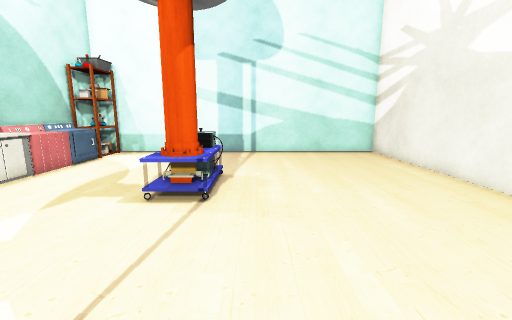
View 1 (above)

13 first-person views from a walk through a 3-D level made in the Unity game engine. The camera is 1.2 m above the floor, tilts 10° down and sees 90° across. The floor is counted in squares, 0.5 m on a side. Each view is taken from the middle of a square. On the plan, view 1 faces up. The plan holds only what a view shows up to about 17 squares ahead; the rest is blank. The place goes on beyond the plan. Some surface patterns are stand-ins.

View 2
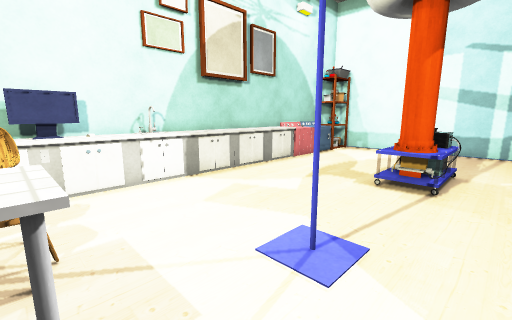

View 3
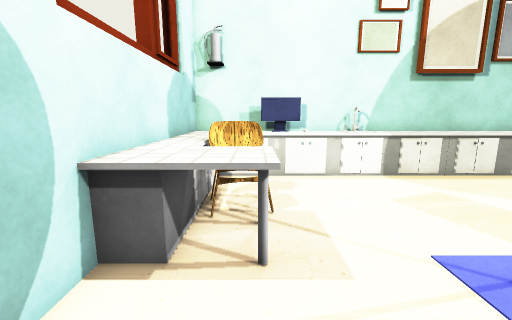

View 4
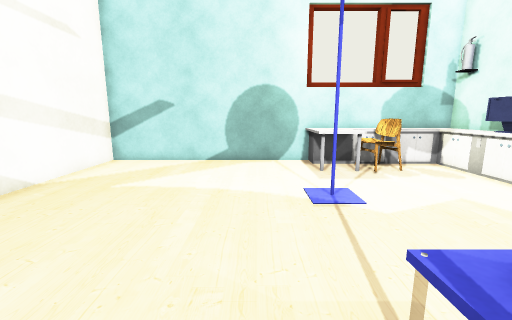

View 5
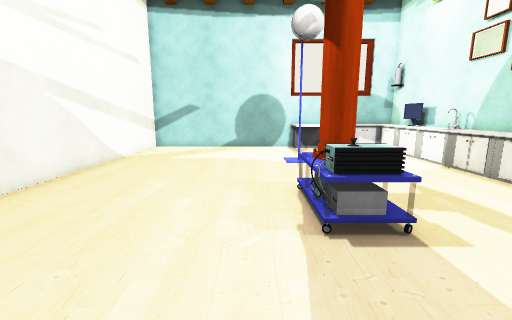

View 6
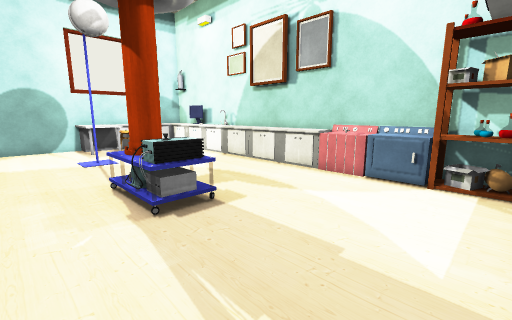

View 7
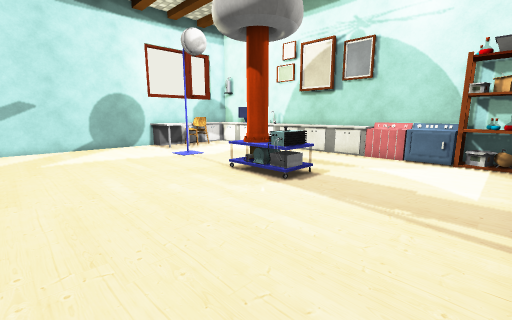

View 8
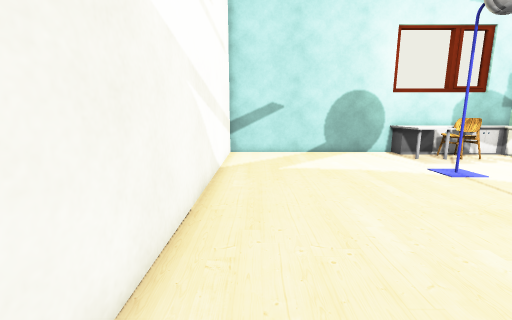

View 9
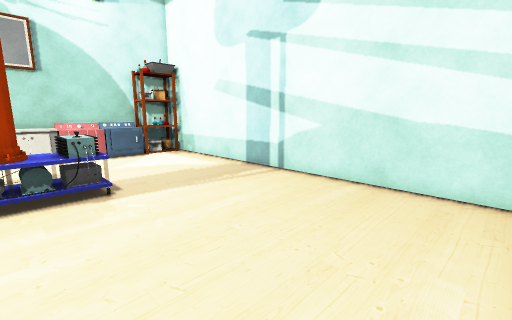

View 10
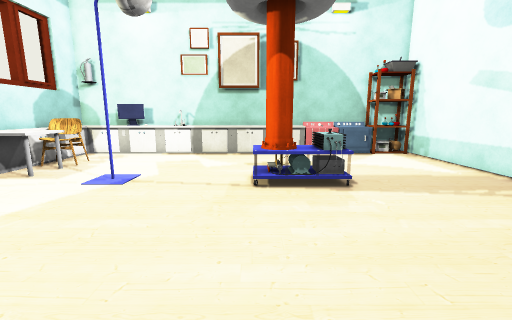

View 11
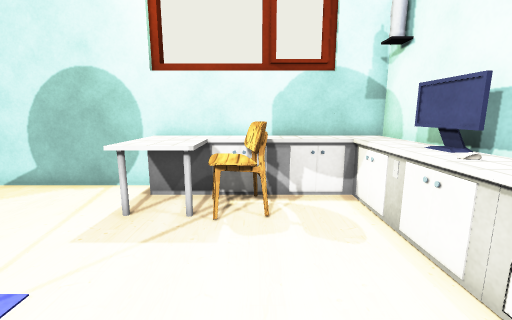

View 12
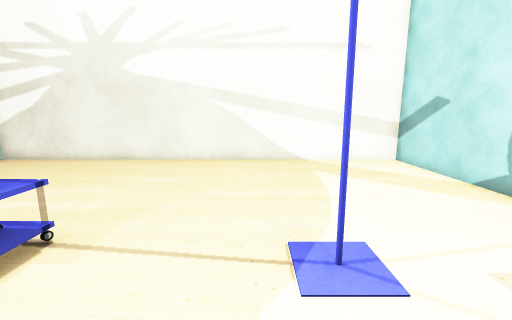

View 13
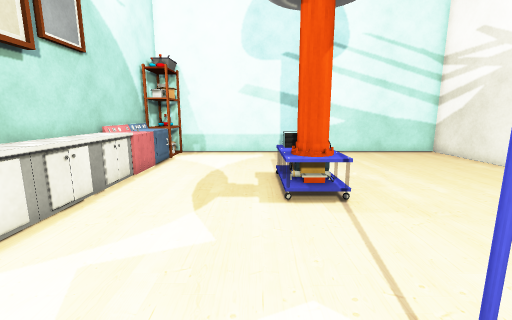

### Floor plan
Key: @ floor where view 1 was taken; # wall or solid block; . floor; S shelf; C cabinet; M machine; P computer; H chair; O other object.
Columns run from 10 left of view 1 to 8 right of it. Each row starts with its distance up from view 1.
 17 ###################
 16 SS................#
 15 SS................#
 14 #C................#
 13 CC................#
 12 #C................#
 11 MM................#
 10 #M.....OOO........#
  9 CC.....OOO........#
  8 CC.....OOO........#
  7 CC.....OOO........#
  6 CC................#
  5 OO................#
  4 OO................#
  3 OO................#
  2 OO......#.........#
  1 #C................#
  0 CP........@.......#
 -1 PC................#
 -2 CC..HHCC..........#
 -3 CCCCHHCC..........#
 -4 CCCCCCCC .........#
 -5 ###################

Where each view was taken, in squares from view 1:
view 1: 0 up, 0 right, facing up
view 2: 2 down, 0 right, facing up-left
view 3: 2 down, 1 right, facing left
view 4: 9 up, 0 right, facing down
view 5: 15 up, 0 right, facing down
view 6: 16 up, 1 right, facing down-left
view 7: 16 up, 6 right, facing down-left
view 8: 12 up, 6 right, facing down
view 9: 8 up, 7 right, facing up-left
view 10: 7 up, 7 right, facing left
view 11: 4 up, 6 left, facing down
view 12: 3 up, 6 left, facing right
view 13: 0 up, 4 left, facing up
